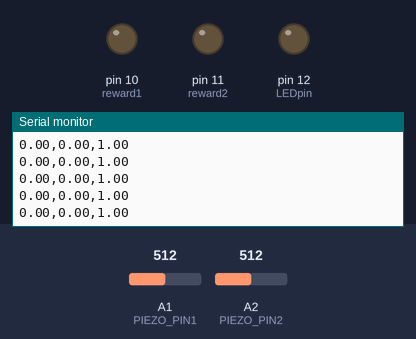
Bench run of a sketch on a simulated Arduino Uno, built with avr-gcc and run on an emulated ATmega328P. On the bench: output pins drawn as LEDs (lit = HIGH), the last lines printed to the serial monitor. The inputs (shaded band) are chosen by the test bench; at power-on: A1 (PIEZO_PIN1) = 512, A2 (PIEZO_PIN2) = 512.

Above: at 1.2 s.
1.3 s: A1 (PIEZO_PIN1) set to 640
At 1.9 s:
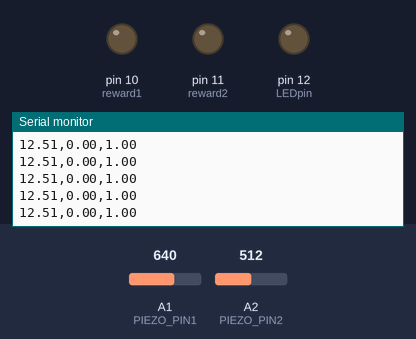
2.8 s: A1 (PIEZO_PIN1) set to 672
At 3.5 s:
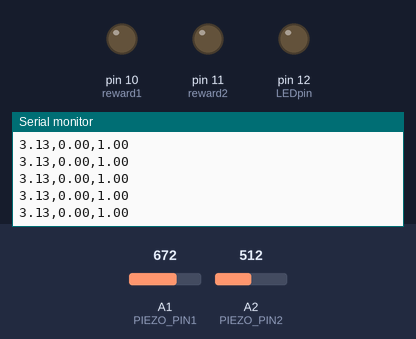
Timing chart, 0 to 5.1 s (numbered marks = the images above; inputs shaded):
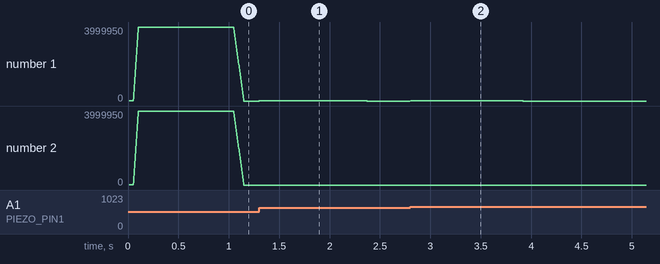

Measured:
- after the input at 1.3 s, the serial monitor: prints a new line at once (image 1)

The sketch:

uva_arduino_lickdetector4_piezo.ino
```cpp
#include "QuickStats.h" // quickstats is used for computing quick statistics
// Arduino script for an arduino-based dual lick detector that works with piezosensors
// MOL 2017: Made script

QuickStats stats; // Instance of the QuickStats library

const int PIEZO_PIN1 = A1; // Piezo output
const int PIEZO_PIN2 = A2; // Piezo output
float piezoV1;
float piezoV2;

int rewardTime1 = 200; // Initialize value reward time for port 1 i.e. right side
int rewardTime2 = 200; // Initialize value reward time for port 2 i.e. left side
unsigned int iBuffer = 0; // index variable
float thres = 1; // threshold for capactititave sensor lick detection (in Volts)
int reward1 = 10; //output pin for reward port 1
int reward2 = 11; // output pin for reward port 2
float sensorValue1; // value at sensor 1
float sensorValue2; // value at sensor 2
int detectedSensor = 0; // value for storing the detected sensor
int baselineSamplePeriod = 50; // sampling period for baseline in ms
unsigned long lastBaseSampleTime = 0; // time of last baseline sample
float baseline1[40]; // vector containing baseline values for sensor 1
float baseline2[40]; // vector containing baseline values for sensor 2
float buf1[20]; // vector for buffering the sensor values, i.e. for smoothing the signal
float buf2[20]; // vector for buffering the sensor values, i.e. for smoothing the signal
float medBase1 = 0; // median of baseline sensor 1
float medBase2 = 0; // median of baseline sensor 2
unsigned int iBaseline = 0; // iterator for baseline sampling
unsigned long runtime = 0;
unsigned long testtime = 0;
unsigned long rewardtime = 0;
unsigned long lastlick = 0;
boolean bSuccRight = 1;
boolean bSuccLeft = 1;
int LEDpin = 12;
unsigned long baudrate = 115200; // baudrate, should be the same as reader (i.e. matlab)
char Ctrl = 'A'; // Var for storing serial connection character

void setup()
{
  Serial.begin(baudrate);
  pinMode(reward1, OUTPUT);  //fluid output (tobias thinks right side)
  pinMode(reward2, OUTPUT);  //fluid output (tobias thinks left side)
  pinMode(12, OUTPUT); //ttl pulse for LED
  digitalWrite(reward1, LOW);
  digitalWrite(reward2, LOW);
  digitalWrite(LEDpin, LOW);
  // fill baseline with default values
  for (int i = 0; i < 40; i++) {
    baseline1[i] = 200000;
    baseline2[i] = 200000;
  }
}

// This is the actual loop that the arduino continuously runs through
void loop()
{
  runtime = millis(); // readin the current runtime in milliseconds
  // Check sensors from 10 ms after last lick
  if (runtime - lastlick > 10) {
    checkSensors();
  }
  // get a baselinesample if period has passed
  if (runtime - lastBaseSampleTime > baselineSamplePeriod) {
    // Reset timer
    lastBaseSampleTime = runtime;
    baseline1[iBaseline] = analogRead(PIEZO_PIN1) / 1023.0 * 5.0;
    baseline2[iBaseline] = analogRead(PIEZO_PIN2) / 1023.0 * 5.0;

    // Get the median of the baseline
    medBase1 = stats.median(baseline1, 40);
    medBase2 = stats.median(baseline2, 40);

    // increment the iterator
    iBaseline++;
    if (iBaseline > 39) {
      iBaseline = 0;
    }
  }
  detectedSensor = 0;
  iBuffer += 1;
  if (iBuffer > 19) {
    iBuffer = 0;
  }
} // end loop

// Additional functions:
void openOne(int half) {
  digitalWrite(reward1, HIGH);
  delay(rewardTime1);
  digitalWrite(reward1, LOW);
}

void openTwo(int half) {
  digitalWrite(reward2, HIGH);
  delay(rewardTime2);
  digitalWrite(reward2, LOW);
}

// serialEvent is run every loop whenever there is input from the serial connection
// If this is the case, check the serial connection
void serialEvent()
{
  checkSerial();
}

// Check the serial connection for commands
void checkSerial() {
  if (Serial.find("I")) {
    delay(1);
    // Read in the serial message
    Ctrl = Serial.read();
    switch ( Ctrl ) {
    case 'P':
      Ctrl = Serial.read();
      // If right side reward is requested open valve 1
      Serial.println('D'); // send a 'D' to say it worked
      if (Ctrl == 'R') {
        rewardTime1 = Serial.parseInt();
        openOne(1);
      }
      // If left side reward is requested open valve 2
      else if (Ctrl == 'L') {
        rewardTime2 = Serial.parseInt();
        openTwo(1);
      }
      break;

      // Set the threshold for lick detection to value
    case 'F':
      thres = Serial.parseInt();
      Serial.println('D');
      break;
      // Send current runtime over serial port
    case 'C':
      Serial.println('R');
      Serial.println(runtime);
      break;
    default:
      ;
    }
  }
}

void checkSensors() {

  // Check the sensors
  buf1[iBuffer] = abs(analogRead(PIEZO_PIN1) / 1023.0 * 5.0 - medBase1);
  buf2[iBuffer] = abs(analogRead(PIEZO_PIN2) / 1023.0 * 5.0 - medBase2);

  sensorValue1 = 0;
  sensorValue2 = 0;

  // iterate over the buffers and update the sensor values %Take 20 samples
  for (int i = 0; i < 20; i++) {
    sensorValue1 += buf1[i];
    sensorValue2 += buf2[i];
  }

//  This part is to view the value of one sensor and the threshold and see whether the threshold is good:
  Serial.print(sensorValue1); // Print the voltage.
  Serial.print(",");          //seperator
  Serial.print(sensorValue2); // Print the voltage.
  Serial.print(",");          //seperator
  Serial.println(thres);      // Print the threshold.

  // Check if sensor 1 crossed threshold
  if (sensorValue1 > thres) {
    detectedSensor = 1;
    if (bSuccRight) {
      bSuccRight = false;
      lastlick = runtime;
//      printRight();
    }
  }
  else { //reset again if value goes below threshold
    bSuccRight = true;
  }

  // Check if sensor 2 crossed threshold
  if (sensorValue2 > thres) {
    detectedSensor = 2;
    if (bSuccLeft) {
      bSuccLeft = false;
      lastlick = runtime;
//      printLeft();
    }
  }
  else { //reset again if value goes below threshold
    bSuccLeft = true;
  }
}

// Tobias
void printRight() {
  Serial.println('O');
  Serial.println("Y");
  Serial.println(runtime);
}

// Tobias
void printLeft() {
  Serial.println('O');
  Serial.println("Z");
  Serial.println(runtime);
}
```

QuickStats.cpp
```cpp
/* QuickStats.cpp - Library for quick descriptive statistics of an array samples[] of size m
 *  Created by David Dubins, January 10th, 2016.
 *  Released into the public domain.
 *  Requires Arduino 1.6.6 or greater.
 *  http://pb435.pbworks/com
 */

#include "Arduino.h"
#include "QuickStats.h"
#include <math.h>

QuickStats::QuickStats(){/*nothing to construct*/}
QuickStats::~QuickStats(){/*nothing to destruct*/}

float QuickStats::average(float samples[],int m)
{
  float total1=0.0;
  for(int i=0;i<m;i++){
    total1=total1+samples[i];
  }
  return total1/(float)m;
}

float QuickStats::g_average(float samples[],int m)
{
  float total1=0.0;
  for(int i=0;i<m;i++){
    total1=total1+log(samples[i]);
  }
  return exp(total1/(float)m);
}

float QuickStats::minimum(float samples[],int m)
{
  float sorted[m];   //Define and initialize sorted array
  for(int i=0;i<m;i++){
    sorted[i]=samples[i];
  }
  bubbleSort(sorted,m);  // Sort the values
  return(sorted[0]); // first element is the minimum
}

float QuickStats::maximum(float samples[],int m)
{
  float sorted[m];   //Define and initialize sorted array
  for(int i=0;i<m;i++){
    sorted[i]=samples[i];
  }
  bubbleSort(sorted,m);  // Sort the values
  return(sorted[m-1]);   // last element is the maximum
}

float QuickStats::stdev(float samples[],int m)
{
  float avg=0.0;
  float total2=0.0;
  avg=average(samples,m);
  for(int i=0;i<m;i++){
    total2 = total2 + pow(samples[i] - avg,2);
  }
  return sqrt(total2/((float)m-1.0));
}

float QuickStats::stderror(float samples[],int m) {
  float temp1=0.0;
  temp1=stdev(samples,m);
  return (temp1/sqrt((float)m));
}

float QuickStats::CV(float samples[],int m)  //Coefficient of variation (%RSD, or relative stdev)
{
  float avg=0.0;
  float sd=0.0;
  avg=average(samples,m);
  sd=stdev(samples,m);
  return 100.0*sd/avg;
}

void QuickStats::bubbleSort(float A[],int len) {
  unsigned long newn;
  unsigned long n=len;
  float temp=0.0;
  do {
    newn=1;
    for(int p=1;p<len;p++){
      if(A[p-1]>A[p]){
        temp=A[p];           //swap places in array
        A[p]=A[p-1];
        A[p-1]=temp;
        newn=p;
      } //end if
    } //end for
    n=newn;
  } while(n>1);
}

float QuickStats::fabs(float sample) // calculate absolute value
{
  if(sample<0.f){
    return -sample;
  }else{
    return sample;
  }
}

float QuickStats::median(float samples[],int m) //calculate the median
{
  //First bubble sort the values: https://en.wikipedia.org/wiki/Bubble_sort
  float sorted[m];   //Define and initialize sorted array.
  float temp=0.0;      //Temporary float for swapping elements
  /*Serial.println("Before:");
  for(int j=0;j<m;j++){
    Serial.println(samples[j]);
  }*/
  for(int i=0;i<m;i++){
    sorted[i]=samples[i];
  }
  bubbleSort(sorted,m);  // Sort the values
  /*Serial.println("After:");
  for(int i=0;i<m;i++){
    Serial.println(sorted[i]);
  }*/
  if (bitRead(m,0)==1) {  //If the last bit of a number is 1, it's odd. This is equivalent to "TRUE". Also use if m%2!=0.
    return sorted[m/2]; //If the number of data points is odd, return middle number.
  } else {
    return (sorted[(m/2)-1]+sorted[m/2])/2; //If the number of data points is even, return avg of the middle two numbers.
  }
}

float QuickStats::mode(float samples[],int m,float epsilon) //calculate the mode.
//epsilon is the tolerance for two measurements to be equivalent.
{
  //First bubble sort the values: https://en.wikipedia.org/wiki/Bubble_sort
  float sorted[m];   //Temporary array to sort values.
  float temp=0;      //Temporary float for swapping elements
  float unique[m];   //Temporary array to store unique values
  int uniquect[m]; //Temporary array to store unique counts
  /*Serial.println("Before:");
  for(int i=0;i<m;i++){
    Serial.println(samples[i]);
  }*/
  for(int i=0;i<m;i++){
    sorted[i]=samples[i];
  }
  bubbleSort(sorted,m);  // Sort the values
  /*Serial.println("Sorted:");
  for(int i=0;i<m;i++){
    Serial.println(sorted[i]);
  }*/
  // Now count the number of times each unique number appears in the sorted array.
  unique[0]=sorted[0];
  uniquect[0]=1;
  int p=0; // counter for # unique numbers
  int maxp=0;
  int maxidx=0;
  for(int i=1;i<m;i++){
    if(fabs(sorted[i]-sorted[i-1])<epsilon){
      uniquect[p]++;  //if same number again, add to count
      if(uniquect[p]>maxp){
        maxp=uniquect[p];
        maxidx=p;
      }
    } else {
      p++;
      unique[p]=sorted[i];
      uniquect[p]=1;
    }
  }
  /*for(int i=0;i<p+1;i++){
    Serial.println("Num: " + (String)unique[i] +"   Count: " + (String)uniquect[i]);
  }*/
  if (maxp>1) {
    return unique[maxidx]; //If there is more than one mode, return the lowest one.
  } else {
    return 0.0; //If there is no mode, return a zero.
  }
}
```

QuickStats.h
```cpp
/*  QuickStats.h - Library for quick descriptive statistics of an array samples[] of size m,
 *  assuming a normal distribution.
 *  Created by David Dubins, January 10th, 2016.
 *  Released into the public domain.
 */

#ifndef QuickStats_h
#define QuickStats_h

#include <Arduino.h>

class QuickStats {
  public:
    QuickStats();
    ~QuickStats();
    float average(float samples[],int m);
    float g_average(float samples[],int m);
    float minimum(float samples[],int m);
    float maximum(float samples[],int m);
    float stdev(float samples[],int m);
    float stderror(float samples[],int m);
    float CV(float samples[],int m);
    void bubbleSort(float A[],int len);
    float fabs(float sample);
    float median(float samples[],int m);
    float mode(float samples[],int m,float epsilon);
};

#endif
```
